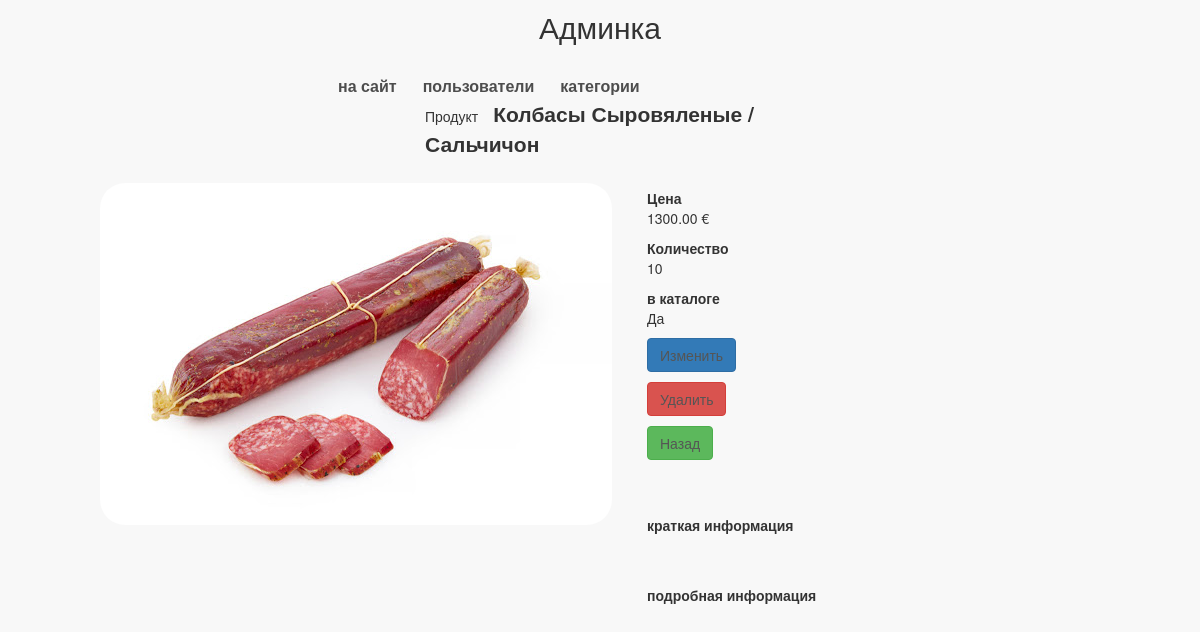
/my/admin/product/1/read/ (signed in), run on the app's committed database.
### mainapp/models.py (models this page shows, shortened)
class Product(models.Model):
    category = models.ForeignKey(ProductCategory, on_delete=models.CASCADE, verbose_name='категория продукта')
    name = models.CharField(verbose_name='имя продукта', max_length=128)
    image = models.ImageField(upload_to='products_images', blank=True)
    short_desc = models.CharField(verbose_name='краткое описание продукта', max_length=64, blank=True)
    description = models.TextField(verbose_name='описание продукта', blank=True)
    price = models.DecimalField(verbose_name='цена продукта', max_digits=8, decimal_places=2, default=0)
    quantity = models.IntegerField(verbose_name='количество на складе', default=0)
    is_active = models.BooleanField(default=True)

class ProductCategory(models.Model):
    name = models.CharField(verbose_name='имя', max_length=128)
    description = models.TextField(verbose_name='описание', blank=True)
    is_active = models.BooleanField(default=True)

### adminapp/views.py (the view)
# urls.py: path('product/<int:product_pk>/read/', adminapp.ProductDetail.as_view(), name='product_read'),
class ProductDetail(OnlySuperUserMixin, DetailView):
    model = Product
    pk_url_kwarg = 'product_pk'

### adminapp/views.py (called while the page is built)
    @method_decorator(user_passes_test(lambda x: x.is_superuser))
    def dispatch(self, request, *args, **kwargs):
        return super().dispatch(request, *args, **kwargs)

### mainapp/context_processors.py (called while the page is built)
def catalog_menu(request):
    return {'catalog_menu': ProductCategory.objects.filter(is_active=True)}

### adminapp/templates/mainapp/product_detail.html (shortened to what this page needs)
{% extends 'adminapp/common.html' %}
{% load static %}
{% block content %}
    <div class="product_read">
        <div class="product_name">
            Продукт<strong>{{ object.category.name|title }} / {{ object.name|title }}</strong>
        </div>
        <img src="/media/{{ object.image|default:'products_images/default.png' }}" alt="{{ object.name }}">
        <div class="summary">
            <b>Цена</b>
            <p>{{ object.price }} €</p>
            <b>Количество</b>
            <p>{{ object.quantity }}</p>
            <b>в каталоге</b>
            <p>{% if object.is_active %}Да{% else %}Нет{% endif %}</p>
            <p>
                <a href="{% url 'my_admin:product_update' object.pk %}"
                   class="btn btn-primary">Изменить</a>
            </p>
            <p>
                <a href="{% url 'my_admin:product_delete' object.pk %}"
                   class="btn btn-danger">Удалить</a>
            </p>
            <p>
                <a href="{% url 'my_admin:category_products' object.category_id %}"
                   class="btn btn-success">Назад</a>
            </p>
        </div>
        <div class="product_desc">
            <b>краткая информация</b>
            <br><br>
            <b>подробная информация</b>
        </div>
    </div>
{% endblock %}

### static/css/style.css (style rules this page uses)
* { margin: 0; padding: 0; }
body { background-color: #f8f8f8; }
.product_read { margin: 0 auto; width: 1000px; height: 600px; }
.product_read img { display: block; float:left; margin-top: 25px; border-radius: 25px; }
.product_read .product_name { display: block; margin: 0 auto; width: 350px; }
.product_read .summary { display: block; float: left; margin-left: 35px; margin-top: 30px; width: 150px; }
.product_read .product_desc { display: block; float: left; margin-left: 35px; margin-top: 45px; width: 400px; }
.product_read strong { font-size: 150%; margin-left: 15px; }
.product_read a { color: #555; text-decoration: none; }

### data on the page
Product: category.name "Колбасы Сыровяленые", name "Сальчичон", image (picture), price "1300.00", quantity "10"
